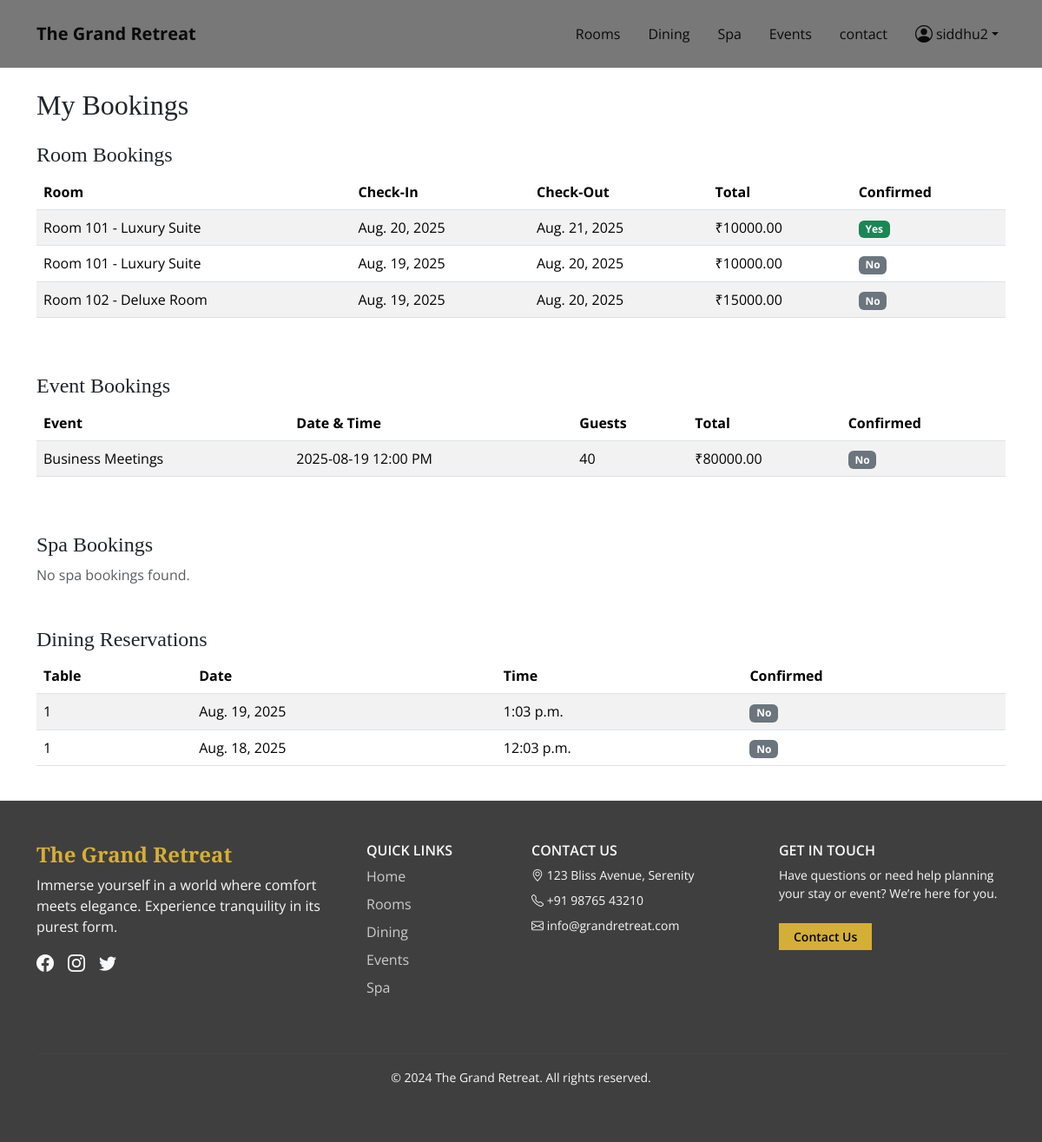
/user-booking/ (signed in), run on an earlier commit of the app's database.
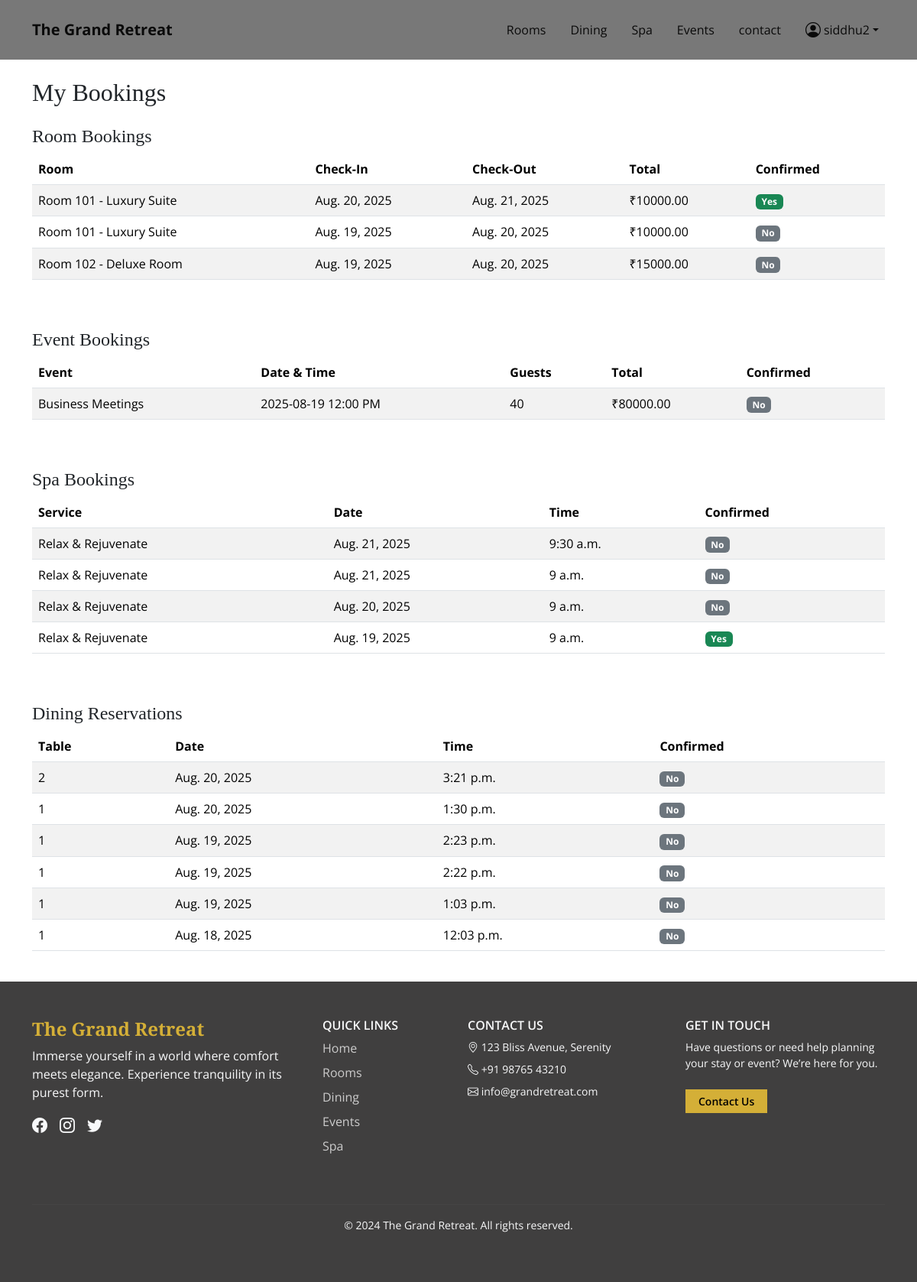
And on a later commit of the database.
### accounts/models.py (models this page shows)
class User(AbstractUser):
    name = models.CharField(max_length=255, null=True, blank=True)
    contact = models.CharField(max_length=13)
    gender = models.CharField(max_length=3, choices=(('M',"male"),('f',"female"),('o',"other"),('N/A',"don't want to mention")))
    user = models.CharField(max_length=1, choices=(
        ("s","supplier"),
        ("c","customer")
    ))

### rooms/models.py (models this page shows, shortened)
class RoomBooking(models.Model):
    user = models.ForeignKey(User, on_delete=models.CASCADE)
    room = models.ForeignKey(Room, on_delete=models.CASCADE)
    check_in = models.DateField()
    check_out = models.DateField()
    booking_date = models.DateTimeField(auto_now_add=True)
    is_confirmed = models.BooleanField(default=False)
    total_price = models.DecimalField(max_digits=10, decimal_places=2, default=0.0)

class Room(models.Model):
    room_number = models.CharField(max_length=10)
    room_type = models.CharField(max_length=50)
    description = models.TextField(default="Spacious comfort with elegant interior and private balcony view.")
    price_per_night = models.DecimalField(max_digits=10, decimal_places=2)
    is_available = models.BooleanField(default=True)
    image = models.ImageField(upload_to='room_images/', blank=True, null=True)  # 🖼️ Image field
    def __str__(self):
        return f"Room {self.room_number} - {self.room_type}"

### events/models.py (models this page shows, shortened)
class EventBooking(models.Model):
    user = models.ForeignKey(User, on_delete=models.CASCADE)
    event = models.ForeignKey(Event, on_delete=models.CASCADE)
    number_of_guests = models.PositiveIntegerField()
    booking_datetime = models.DateTimeField(default=timezone.now)  # Selected date and time
    notes = models.TextField(blank=True, null=True)
    is_confirmed = models.BooleanField(default=False)
    price = models.DecimalField(max_digits=10, decimal_places=2, default=0.00)
    created_at = models.DateTimeField(auto_now_add=True)

class Event(models.Model):
    name = models.CharField(max_length=255)
    description = models.TextField()
    capacity = models.IntegerField(default=50)
    price_per_guest = models.DecimalField(max_digits=10, decimal_places=2, default=0.00)
    image = models.ImageField(upload_to='event_images/', blank=True, null=True)

### dinings/models.py (models this page shows, shortened)
class DiningReservation(models.Model):
    user = models.ForeignKey(User, on_delete=models.CASCADE)
    table = models.ForeignKey(Table, on_delete=models.CASCADE)
    reservation_date = models.DateField()
    reservation_time = models.TimeField()
    is_confirmed = models.BooleanField(default=False)
    created_at = models.DateTimeField(auto_now_add=True)
    class Meta:
        unique_together = ('table', 'reservation_date', 'reservation_time')
        ordering = ['-reservation_date', '-reservation_time']

class Table(models.Model):
    table_number = models.CharField(max_length=10, unique=True)
    capacity = models.PositiveIntegerField()
    is_available = models.BooleanField(default=True)

### spas/models.py (models this page shows, shortened)
class SpaBooking(models.Model):
    user = models.ForeignKey(User, on_delete=models.CASCADE)
    service = models.ForeignKey(SpaService, on_delete=models.CASCADE)
    appointment_date = models.DateField()
    appointment_time = models.TimeField()
    is_confirmed = models.BooleanField(default=False)

class SpaService(models.Model):
    name = models.CharField(max_length=100)
    description = models.TextField()
    price = models.DecimalField(max_digits=10, decimal_places=2)
    duration_in_minutes = models.PositiveIntegerField(default=60)  # e.g., 60 for 1 hour

### main/views.py (the view)
# urls.py: path('user-booking/', views.user_bookings, name='user_bookings'),
@login_required
def user_bookings(request):
    room_bookings = RoomBooking.objects.filter(user=request.user).select_related('room').order_by('-booking_date')
    event_bookings = EventBooking.objects.filter(user=request.user).select_related('event').order_by('-booking_datetime')
    spa_bookings = SpaBooking.objects.filter(user=request.user).select_related('service').order_by('-appointment_date', '-appointment_time')
    dining_bookings = DiningReservation.objects.filter(user=request.user).select_related('table').order_by('-reservation_date', '-reservation_time')
    context = {
        'room_bookings': room_bookings,
        'event_bookings': event_bookings,
        'spa_bookings': spa_bookings,
        'dining_bookings': dining_bookings,
    }
    return render(request, 'user_bookings.html', context)

### main/templates/user_bookings.html (shortened to what this page needs)
{% extends 'base.html' %}
{% block content %}
<div class="container py-4">
  <h2 class="text-gold mb-4">My Bookings</h2>
  <h4 class="mt-4">Room Bookings</h4>
  {% if room_bookings %}
    <div class="table-responsive">
      <table class="table table-striped">
        <thead>
          <tr>
            <th>Room</th>
            <th>Check-In</th>
            <th>Check-Out</th>
            <th>Total</th>
            <th>Confirmed</th>
          </tr>
        </thead>
        <tbody>
          {% for booking in room_bookings %}
          <tr>
            <td>{{ booking.room }}</td>
            <td>{{ booking.check_in }}</td>
            <td>{{ booking.check_out }}</td>
            <td>₹{{ booking.total_price }}</td>
            <td>
              {% if booking.is_confirmed %}
                <span class="badge bg-success">Yes</span>
              {% else %}
                <span class="badge bg-secondary">No</span>
              {% endif %}
            </td>
          </tr>
          {% endfor %}
        </tbody>
      </table>
    </div>
  {% else %}
    <p class="text-muted">No room bookings found.</p>
  {% endif %}
  <h4 class="mt-5">Event Bookings</h4>
  {% if event_bookings %}
    <div class="table-responsive">
      <table class="table table-striped">
        <thead>
          <tr>
            <th>Event</th>
            <th>Date & Time</th>
            <th>Guests</th>
            <th>Total</th>
            <th>Confirmed</th>
          </tr>
        </thead>
        <tbody>
          {% for booking in event_bookings %}
          <tr>
            <td>{{ booking.event.name }}</td>
            <td>{{ booking.booking_datetime|date:"Y-m-d h:i A" }}</td>
            <td>{{ booking.number_of_guests }}</td>
            <td>₹{{ booking.price }}</td>
            <td>
              {% if booking.is_confirmed %}
                <span class="badge bg-success">Yes</span>
              {% else %}
                <span class="badge bg-secondary">No</span>
              {% endif %}
            </td>
          </tr>
          {% endfor %}
        </tbody>
      </table>
    </div>
  {% else %}
    <p class="text-muted">No event bookings found.</p>
  {% endif %}
  <h4 class="mt-5">Spa Bookings</h4>
  {% if spa_bookings %}
    <div class="table-responsive">
      <table class="table table-striped">
        <thead>
          <tr>
            <th>Service</th>
            <th>Date</th>
            <th>Time</th>
            <th>Confirmed</th>
          </tr>
        </thead>
        <tbody>
          {% for booking in spa_bookings %}
          <tr>
            <td>{{ booking.service.name }}</td>
            <td>{{ booking.appointment_date }}</td>
            <td>{{ booking.appointment_time }}</td>
            <td>
              {% if booking.is_confirmed %}
                <span class="badge bg-success">Yes</span>
              {% else %}
                <span class="badge bg-secondary">No</span>
              {% endif %}
            </td>
          </tr>
          {% endfor %}
        </tbody>
      </table>
    </div>
  {% else %}
    <p class="text-muted">No spa bookings found.</p>
  {% endif %}
  <h4 class="mt-5">Dining Reservations</h4>
  {% if dining_bookings %}
    <div class="table-responsive">
      <table class="table table-striped">
        <thead>
          <tr>
            <th>Table</th>
            <th>Date</th>
            <th>Time</th>
            <th>Confirmed</th>
          </tr>
        </thead>
        <tbody>
          {% for booking in dining_bookings %}
          <tr>
            <td>{{ booking.table.table_number }}</td>
            <td>{{ booking.reservation_date }}</td>
            <td>{{ booking.reservation_time }}</td>
            <td>
              {% if booking.is_confirmed %}
                <span class="badge bg-success">Yes</span>
              {% else %}
                <span class="badge bg-secondary">No</span>
              {% endif %}
            </td>
          </tr>
          {% endfor %}
        </tbody>
      </table>
    </div>
  {% else %}
    <p class="text-muted">No dining reservations found.</p>
  {% endif %}
</div>
{% endblock %}

### main/templates/base.html (shortened to what this page needs)
<!DOCTYPE html>
<html lang="en">
<head>
    <link href="https://cdn.jsdelivr.net/npm/bootstrap@5.3.3/dist/css/bootstrap.min.css" rel="stylesheet" />
    <link href="https://cdn.jsdelivr.net/npm/bootstrap-icons@1.10.5/font/bootstrap-icons.css" rel="stylesheet" />
    <link href="https://unpkg.com/aos@2.3.4/dist/aos.css" rel="stylesheet" />
</head>
<body>
{% if user.is_authenticated and user.is_staff %}
    <header class="navbar navbar-expand-lg bg-white shadow-sm px-4 py-3">
        <div class="container-fluid d-flex justify-content-between align-items-center">
            <div class="d-flex align-items-center gap-3">
                <div class="text-warning">
                </div>
                <h2 class="h5 mb-0 fw-bold text-dark">The Grand Retreat Admin</h2>
            </div>
            <div class="d-flex align-items-center gap-3">
                <a href="{% url 'AdminNotification' %}" class="btn btn-light rounded-circle p-2" title="Notifications">
                    <i class="bi bi-bell"></i>
                </a>
                <div class="dropdown ">
                    <div class="sidebar-avatar dropdown-toggle" data-bs-toggle="dropdown"
                         style="background-image: url('{% if profile.profile_picture %}{{ profile.profile_picture.url }}{% else %}https://ui-avatars.com/api/?name={{ user.get_full_name|default:user.username }}&background=d4af37&color=fff{% endif %}');">
                    </div>
                    <ul class="dropdown-menu dropdown-menu-end">
                        <li><a class="dropdown-item" href="{% url 'admin_profile' %}"><i class="bi bi-gear"></i> Profile</a></li>
                        <li><a class="dropdown-item" href="{% url 'logout' %}"><i class="bi bi-box-arrow-right"></i> Logout</a></li>
                    </ul>
                </div>
            </div>
        </div>
    </header>
    <div class="d-flex flex-grow-1">
        <aside class="bg-white border-end p-3" style="width: 260px;" role="navigation">
            <div class="text-center mb-4">
    <div class="sidebar-avatar sidebar-avatar-lg mx-auto mb-2"
        style="background-image: url('{% if profile.profile_picture %}{{ profile.profile_picture.url }}{% else %}https://ui-avatars.com/api/?name={{ user.get_full_name|default:user.username }}&background=d4af37&color=fff{% endif %}');">
    </div>
    <h5 class="mb-0 fw-semibold">{{ user.get_full_name|default:user.username }}</h5>
    <p class="text-muted small mb-0">Admin</p>
</div>
            <nav class="nav flex-column">
                <a class="nav-link text-dark d-flex align-items-center gap-2" href="{% url 'AdminDashboard' %}"><i class="bi bi-house-door"></i> Dashboard</a>
                <a class="nav-link text-dark d-flex align-items-center gap-2" href="{% url 'AdminDashboard' %}"><i class="bi bi-person-check"></i> User</a>
                <a class="nav-link text-dark d-flex align-items-center gap-2" href="{% url 'Admindinish' %}"><i class="bi bi-calendar-check"></i> Dining</a>
                <a class="nav-link text-dark d-flex align-items-center gap-2" href="{% url 'Adminspa' %}"><i class="bi bi-calendar-check"></i> Spa</a>
                <a class="nav-link text-dark d-flex align-items-center gap-2" href="{% url 'adminRoom' %}"><i class="bi bi-door-open"></i> Rooms</a>
                <a class="nav-link text-dark d-flex align-items-center gap-2" href="{% url 'adminEvent' %}"><i class="bi bi-calendar-event"></i> Events</a>
                <a class="nav-link text-dark d-flex align-items-center gap-2" href="{% url 'AdminNotification' %}"><i class="bi bi-bell"></i> Notification</a>
                <a class="nav-link text-dark d-flex align-items-center gap-2" href="{% url 'admin_profile' %}"><i class="bi bi-gear"></i> Profile </a>
                <a class="nav-link text-dark d-flex align-items-center gap-2" href="{% url 'logout' %}"><i class="bi bi-box-arrow-right"></i> Logout</a>
            </nav>
        </aside>
        <main class="flex-grow-1 p-3">
            {% block main %}{% endblock %}
        </main>
    </div>
    {% else %}
    <nav class="navbar navbar-expand-lg navbar-dark sticky-top py-3">
      <div class="container">
        <a class="navbar-brand fw-bold" href="{% url 'home' %}">The Grand Retreat</a>
        <div class="collapse navbar-collapse justify-content-end" id="mainNavbar">
          <ul class="navbar-nav mb-2 mb-lg-0 align-items-center gap-3">
            <li class="nav-item"><a class="nav-link" href="{% url 'room' %}">Rooms</a></li>
            <li class="nav-item"><a class="nav-link" href="{% url 'dinish' %}">Dining</a></li>
            <li class="nav-item"><a class="nav-link" href="{% url 'spa' %}">Spa</a></li>
            <li class="nav-item"><a class="nav-link" href="{% url 'event' %}">Events</a></li>
            <li class="nav-item"><a class="nav-link" href="{% url 'contact' %}">contact</a></li>
            {% if user.is_authenticated %}
              <li class="nav-item dropdown">
                <a class="nav-link dropdown-toggle d-flex align-items-center" href="#" id="profileDropdown" role="button" data-bs-toggle="dropdown" aria-expanded="false">
                  <i class="bi bi-person-circle fs-5 me-1"></i> {{ user.username }}
                </a>
              </li>
            {% endif %}
          </ul>
        </div>
      </div>
    </nav>
    {% block content %}
    {% endblock %}
{% endif %}
    <footer class="py-5 text-light" style="background: #403f3f;">
      <div class="container">
        <div class="row gy-4">
          <div class="col-lg-4">
            <h4 class="fw-bold" style="color: #d4af37;">The Grand Retreat</h4>
            <p>Immerse yourself in a world where comfort meets elegance. Experience tranquility in its purest form.</p>
            <div class="d-flex mt-3">
              <a href="#" class="me-3 text-light fs-5"><i class="bi bi-facebook"></i></a>
              <a href="#" class="me-3 text-light fs-5"><i class="bi bi-instagram"></i></a>
              <a href="#" class="text-light fs-5"><i class="bi bi-twitter"></i></a>
            </div>
          </div>
          <div class="col-lg-2">
            <h6 class="text-uppercase text-gold fw-semibold">Quick Links</h6>
            <ul class="list-unstyled">
              <li><a href="#" class="footer-link">Home</a></li>
              <li><a href="#" class="footer-link">Rooms</a></li>
              <li><a href="#" class="footer-link">Dining</a></li>
              <li><a href="#" class="footer-link">Events</a></li>
              <li><a href="#" class="footer-link">Spa</a></li>
            </ul>
          </div>
          <div class="col-lg-3">
            <h6 class="text-uppercase text-gold fw-semibold">Contact Us</h6>
            <ul class="list-unstyled small">
              <li class="mb-2"><i class="bi bi-geo-alt text-gold"></i> 123 Bliss Avenue, Serenity</li>
              <li class="mb-2"><i class="bi bi-telephone text-gold"></i> +91 98765 43210</li>
              <li><i class="bi bi-envelope text-gold"></i> info@grandretreat.com</li>
            </ul>
          </div>
         <div class="col-lg-3">
  <h6 class="text-uppercase text-gold fw-semibold">Get in Touch</h6>
  <p class="small">Have questions or need help planning your stay or event? We’re here for you.</p>
  <a href="{% url 'contact' %}" class="btn btn-gold btn-sm rounded-0 px-3 mt-2">Contact Us</a>
</div>
        </div>
        <hr class="mt-5" style="border-top: 1px solid rgba(255,255,255,0.1);" />
        <p class="text-center mt-3 small ">&copy; 2024 The Grand Retreat. All rights reserved.</p>
      </div>
    </footer>
</body>
</html>

What changed in the data, as far as the page shows it:
added SpaBooking: service.name "Relax & Rejuvenate", appointment_date "Aug. 21, 2025", appointment_time "9:30 a.m.", is_confirmed "No"
added SpaBooking: service.name "Relax & Rejuvenate", appointment_date "Aug. 21, 2025", appointment_time "9 a.m.", is_confirmed "No"
added SpaBooking: service.name "Relax & Rejuvenate", appointment_date "Aug. 20, 2025", appointment_time "9 a.m.", is_confirmed "No"
added SpaBooking: service.name "Relax & Rejuvenate", appointment_date "Aug. 19, 2025", appointment_time "9 a.m.", is_confirmed "Yes"
added DiningReservation: table.table_number "2", reservation_date "Aug. 20, 2025", reservation_time "3:21 p.m.", is_confirmed "No"
added DiningReservation: table.table_number "1", reservation_date "Aug. 20, 2025", reservation_time "1:30 p.m.", is_confirmed "No"
added DiningReservation: table.table_number "1", reservation_date "Aug. 19, 2025", reservation_time "2:23 p.m.", is_confirmed "No"
added DiningReservation: table.table_number "1", reservation_date "Aug. 19, 2025", reservation_time "2:22 p.m.", is_confirmed "No"
Also different on the page:
text no longer shown: "No spa bookings found."
text now shown: "Service Date Time Confirmed"
